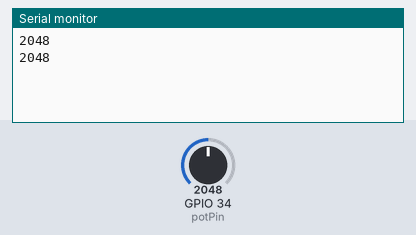
Recording of a sketch running on a simulated ESP32. Shown: the last lines printed to the serial monitor. The inputs (shaded band) are chosen by the test bench; at power-on: GPIO 34 (potPin) = 2048.

Above: at 5.8 s.
5.9 s: GPIO 34 (potPin) set to 2866
At 11.4 s:
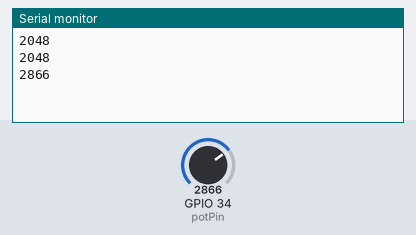
11.9 s: GPIO 34 (potPin) set to 3603
At 16.4 s:
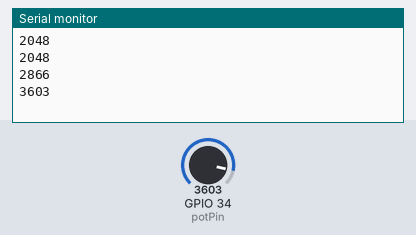
Timing chart, 0 to 17.9 s (numbered marks = the images above; inputs shaded):
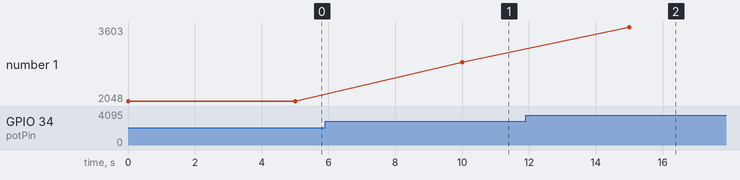

Measured:
- after the input at 5.9 s, the serial monitor: prints a new line after 4.1 s (image 1)
- after the input at 11.9 s, the serial monitor: prints a new line after 3.1 s (image 2)
- plotted number 1: 2048 → 2866 after the input at 5.9 s, 2866 → 3603 after the input at 11.9 s

The sketch:

PruebaGas.ino
```cpp
int VALOR;
const int potPin = 34;


void setup() {
  Serial.begin(9600);

}

void loop() {
  VALOR = analogRead(potPin);
  Serial.println(VALOR);
  delay(5000);


}
```
